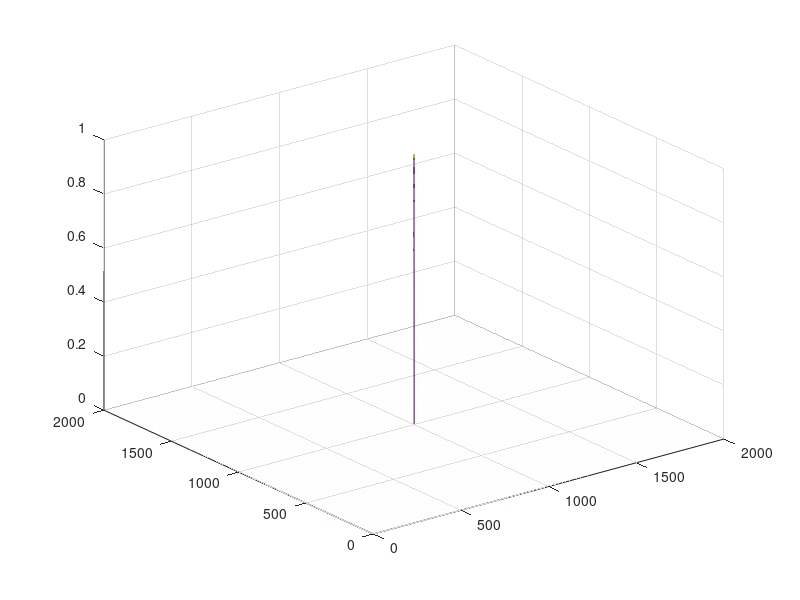

Source code (MATLAB): (Note: this script raises an error after producing the figure.)
bead_diametre = 10^-6;


grid_size = 2000;

grid = zeros(2000,2000);
grid(grid_size/2,grid_size/2) = 1;

mesh(grid)
PSF = Airy(465*10^-6,1.5,500*10^-6);
bead = conv2(PSF,grid);